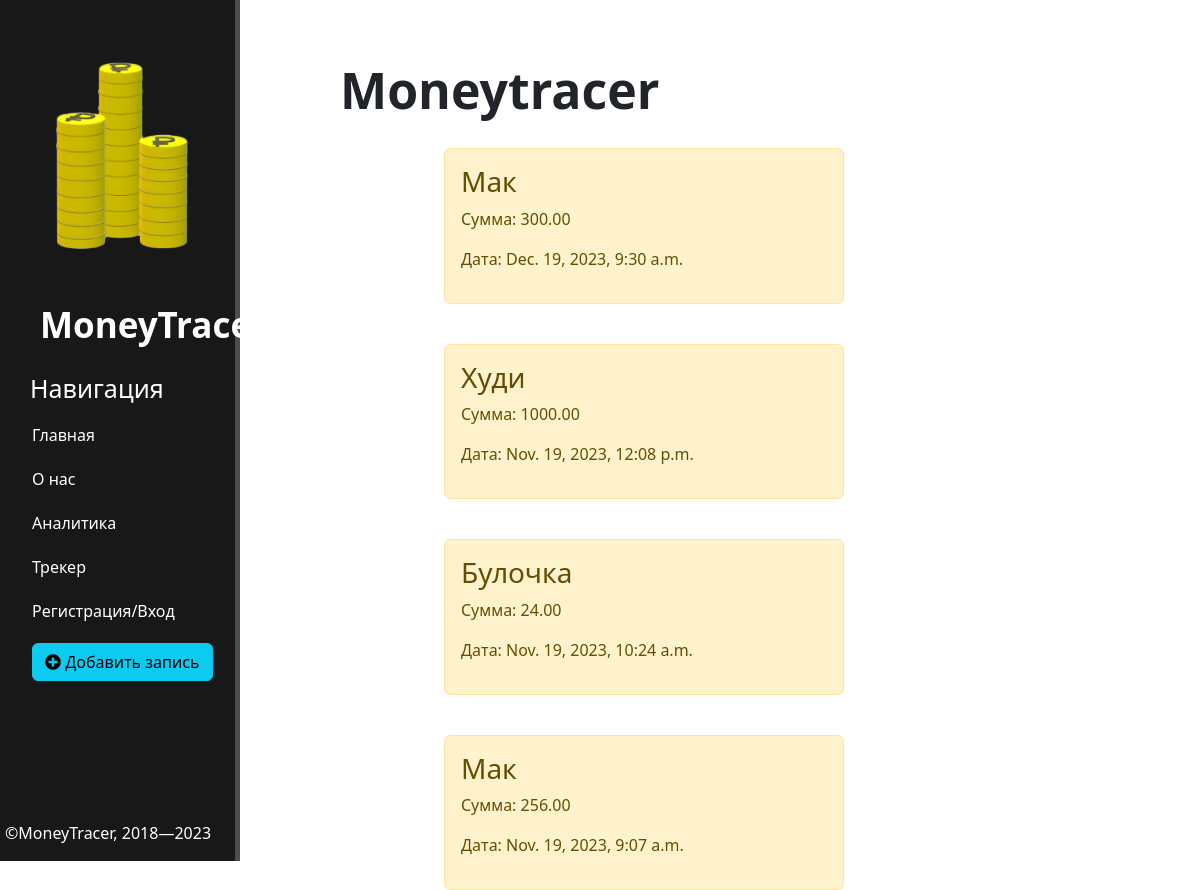
Page /iapp/ on the committed database.
### iapp/models.py (models this page shows, shortened)
class Expenses(models.Model):
    title_expenses = models.CharField(max_length=250)
    category = forms.MultipleChoiceField(widget=forms.CheckboxSelectMultiple, choices=CHOICES, )
    expenses_num = models.DecimalField(max_digits=50, decimal_places=2)
    date = models.DateTimeField()

### iapp/views.py (the view)
# urls.py: path('', views.iapp_home, name='iapp_home'),
def iapp_home(request):
    iapp = Expenses.objects.order_by('-date')
    return render(request, 'main/iapp_home.html', {'iapp': iapp})

### iapp/templates/main/iapp_home.html (shortened to what this page needs)
{% extends 'main/load.html' %}
{% block content %}
<div>
    <section style="width:50%; height: 200px;margin-top: 50px"class="blocks">
    <h1 style="margin-left: 100px; margin-top:10px; font-size: 50px"><b>Moneytracer</b></h1>
    {% for el in iapp %}
        <div class="alert alert-warning">
            <h3>{{ el.title_expenses }}</h3>
            <p>Сумма: {{ el.expenses_num }}</p>
            <p>Дата: {{ el.date }}</p>
        </div>
    {% endfor %}
    </section>
</div>
{% endblock %}

### main/templates/main/load.html (shortened to what this page needs)
{% load static %}
<!doctype html>
<html lang="ru">
<head>
    <link rel="stylesheet" href="//cdn.jsdelivr.net/npm/bootstrap@5.3.2/dist/css/bootstrap.min.css">
    <link rel="stylesheet" href="{% static 'main/css/main.css' %}">
    <link rel="stylesheet" href="https://use.fontawesome.com/releases/v5.8.2/css/all.css">
</head>
<body>
    <aside style="max-height: 1000px;">
        <img  src="{% static 'main/image/moneyFinak.png' %}" alt="MoneyTracer">
        <span class="logo">MoneyTracer</span>
         <h3>Навигация</h3>
        <ul>
            <a style="text-decoration: none; " href="{% url 'index' %}"><li>Главная</li></a>
            <a style="text-decoration: none;" href="{% url 'about' %}"><li>О нас</li></a>
            <a style="text-decoration: none;" href="{% url 'analytics' %}"><li>Аналитика</li></a>
            <a style="text-decoration: none;" href="{% url 'iapp_home' %}"><li>Трекер</li></a>
            <a style="text-decoration: none; " href="./reg.html"><li>Регистрация/Вход</li></a>
            <a style="text-decoration: none; " href="{%  url 'create' %}"><li><button class="btn btn-info"><i class="fas fa-plus-circle"></i> Добавить запись</button></li></a>
        </ul>
        <p style="font-size: medium; text-align:left;margin-top: 140px;margin-left: 5px">©MoneyTracer, 2018—2023</p>
    </aside>
    <main>
    {% block content %}
    {% endblock %}
    </main>
</body>
</html>

### main/static/main/css/main.css (style rules this page uses)
body { background: white; }
aside { float: left; background: #181818; width: 20%; height: auto; margin-left:0px ; color: #fff; border-right: 5px solid #4d4d4d ; }
aside .logo { font-size: 35px; margin-left: 40px; font-weight: bold; position: relative; top: -20px; }
aside h3 { margin-top: 1px; font-size: 25px; margin-left: 30px; }
aside ul { list-style: none }
aside ul li { color: #fff; display: block; margin-top: 20px; transition: all .5s ease; }
*, *::before, *::after { box-sizing: border-box; }
body { margin: 0; font-family: system-ui, -apple-system, "Segoe UI", Roboto, "Helvetica Neue", Arial, "Noto Sans", "Liberation Sans", sans-serif, "Apple Color Emoji", "Segoe UI Emoji", "Segoe UI Symbol", "Noto Color Emoji"; font-size: 1rem; font-weight: 400; line-height: 1.5; color: #212529; background-color: #fff; -webkit-text-size-adjust: 100%; -webkit-tap-highlight-color: rgba(0, 0, 0, 0); }
h1 { font-size: 1.25rem; font-weight: 500; }
p { font-weight: 500; }
.blocks { display: inline-block; flex-direction: row; }
.alert-warning { float: left; clear: both; width: 400px; margin: 20px 34%; text-align: left; }

### rows in the picture
Expenses: title_expenses "Мак", expenses_num "300.00", date "Dec. 19, 2023, 9:30 a.m."
Expenses: title_expenses "Худи", expenses_num "1000.00", date "Nov. 19, 2023, 12:08 p.m."
Expenses: title_expenses "Булочка", expenses_num "24.00", date "Nov. 19, 2023, 10:24 a.m."
Expenses: title_expenses "Мак", expenses_num "256.00", date "Nov. 19, 2023, 9:07 a.m."
